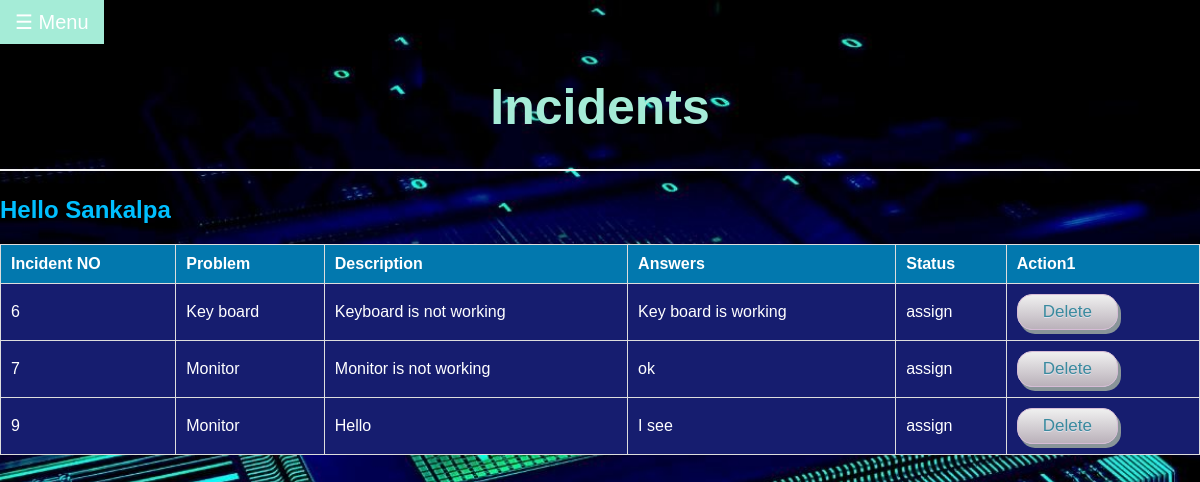
Screenshot of /employee/incidents.php (signed in) with the database file from the repository.
### tables this page shows
CREATE TABLE IF NOT EXISTS `incident` (
  `incident_number` int(11) NOT NULL AUTO_INCREMENT,
  `customer_id` varchar(60) NOT NULL,
  `date` date NOT NULL,
  `problem` varchar(70) NOT NULL,
  `description` varchar(400) NOT NULL,
  PRIMARY KEY (`incident_number`),
  KEY `incident_ibfk_1` (`customer_id`)
);

CREATE TABLE IF NOT EXISTS `answers` (
  `Incident_number` int(20) NOT NULL AUTO_INCREMENT,
  `employee_id` varchar(60) NOT NULL,
  `customer_id` varchar(60) NOT NULL,
  `answer` varchar(400) NOT NULL,
  `status` varchar(20) NOT NULL,
  PRIMARY KEY (`Incident_number`),
  KEY `customer_id` (`customer_id`),
  KEY `employee_id` (`employee_id`)
);

### employee/incidents.php (the view, shortened to what this page needs)
<?php
        include_once '../dashboard/connect.php';
    $result = mysqli_query($conn," SELECT i.incident_number,a.status,a.answer,date,problem,description FROM incident i,answers a WHERE i.incident_number=a.incident_number AND a.employee_id='".$_SESSION['username']."' ORDER BY i.incident_number,a.status,a.answer;");
?>
<html>
    <head>
        <link rel="stylesheet" type="text/css" href="dashboard3.css">
    </head>
    <body class="body1">
          <button class="openbtn" onclick="openNav()">☰ Menu</button>
          <h1 class="h1c">Incidents</h1>
          <hr>
            <h2><?php
                     if(isset($_SESSION['username']))
                     {
                         echo 'Hello ' .$_SESSION['username'];
                     }
            ?></h2>
        <div class="details1">
            <table class="details">
                <tr>
                    <th>Incident NO </th>
                    <th>Problem</th>
                    <th>Description</th>
                    <th>Answers</th>
                    <th>Status</th>
                    <th>Action1</th>
                </tr>
                <?php
                        if($result!= NULL)
                    {
                        while($row = mysqli_fetch_array($result)) {
                    ?>
                        <tr class="details2">
                        <td><?php echo $row["incident_number"]; ?></td>
                        <td><?php echo $row["problem"]; ?></td>
                        <td><?php echo $row["description"]; ?></td>
                        <td><?php echo $row["answer"]; ?></td>
                        <td><?php echo $row["status"]; ?></td>
                        <td><a href="delete-process.php?incident_number=<?php echo $row["incident_number"]; ?>"><button class="detail">Delete</button></a></td>
                        </tr>
                    <?php
                        }
                    }
                    ?>
            </table>
    </body>
</html>

### employee/dashboard3.css (style rules this page uses)
.body1 { margin:0; padding:0; background-size:cover; background-position:center; font-family:sans-serif; }
h2 { color: deepskyblue; }
.openbtn { font-size: 20px; cursor: pointer; background-color: #51adcf; color: white; padding: 10px 15px; border: none; }
.h1c { text-align: center; color:#a5ecd7; font-size: 50px; }
hr { border: 1px solid #f1f1f1; margin-bottom: 25px; }
a { color: dodgerblue; }
.details { font-family: Arial, Helvetica, sans-serif; border-collapse: collapse; width: 100%; }
.details th { padding-top: 12px; padding-bottom: 12px; text-align: left; background-color: #0278ae; color: white; }
.details tr { padding-top: 12px; padding-bottom: 12px; text-align: left; background-color: #161d6f; color: white; }
.details th,.details td { border:1px solid #ddd; padding: 10px; text-align: justify; }
.details1 { width: 100%; }
.detail { box-shadow: 3px 4px 0px 0px #899599; background:linear-gradient(to bottom, #ededed 5%, #bab1ba 100%); background-color:#ededed; border-radius:15px; border:1px solid #d6bcd6; display:inline-block; cursor:pointer; color:#3a8a9e; font-family:Arial; font-size:17px; padding:7px 25px; text-decoration:none; text-shadow:0px 1px 0px #e1e2ed; }

### employee/incidents.php (style rules this page uses)
body { background: url('../home/images/bg3.jpg'); }

### rows the page displays
incident: incident_number "6", problem "Key board", description "Keyboard is not working", answers.answer "Key board is working", answers.status "assign"
incident: incident_number "7", problem "Monitor", description "Monitor is not working", answers.answer "ok", answers.status "assign"
incident: incident_number "9", problem "Monitor", description "Hello", answers.answer "I see", answers.status "assign"

### other values shown
$_SESSION['username'] "Sankalpa"
